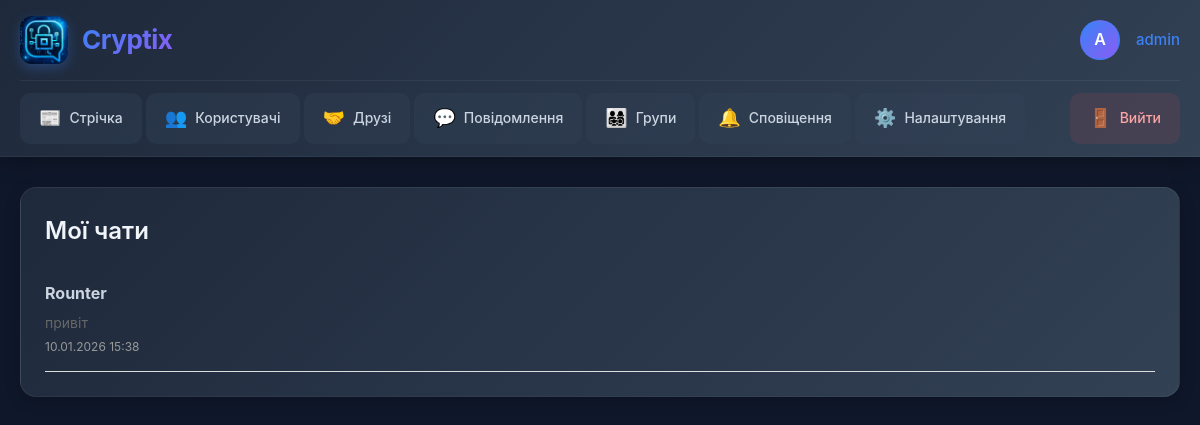
The app's page /conversations/ (signed in), older data.
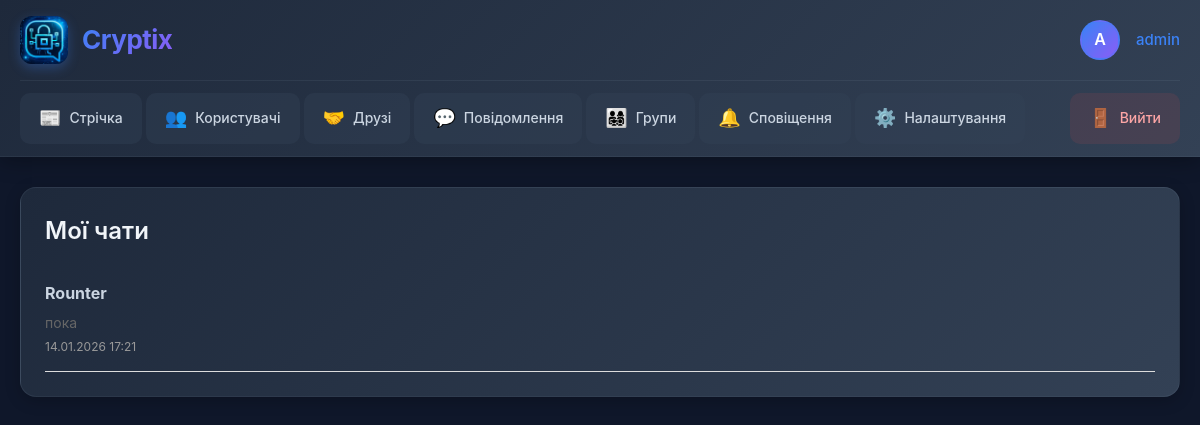
The same page, newer data.
### cryptix_app/models.py (models this page shows, shortened)
class Conversation(models.Model):
    participants = models.ManyToManyField(User, related_name='conversations')
    created_at = models.DateTimeField(auto_now_add=True)
    updated_at = models.DateTimeField(auto_now=True)
    class Meta:
        ordering = ['-updated_at']
    def get_last_message(self):
        return self.messages.first()

class Message(models.Model):
    conversation = models.ForeignKey(Conversation, related_name='messages', on_delete=models.CASCADE)
    sender = models.ForeignKey(User, related_name='sent_messages', on_delete=models.CASCADE)
    content = models.TextField()
    created_at = models.DateTimeField(auto_now_add=True)
    is_read = models.BooleanField(default=False)
    class Meta:
        ordering = ['-created_at']

### cryptix_app/views.py (the view)
# urls.py: path('conversations/', views.conversations_list, name='conversations_list'),
@login_required
def conversations_list(request):
    conversations = request.user.conversations.all().prefetch_related('participants', 'messages')
    conversations_data = []
    for conv in conversations:
        other_user = conv.participants.exclude(id=request.user.id).first()
        last_message = conv.get_last_message()
        unread_count = conv.messages.filter(is_read=False).exclude(sender=request.user).count()
        conversations_data.append({
            'conversation': conv,
            'other_user': other_user,
            'last_message': last_message,
            'unread_count': unread_count
        })
    return render(request, 'cryptix_app/conversations_list.html', {'conversations_data': conversations_data})

### cryptix_app/templates/cryptix_app/conversations_list.html (shortened to what this page needs)
{% extends 'cryptix_app/base.html' %}
{% block content %}
<div class="card">
    <h2>Мої чати</h2>
    {% for data in conversations_data %}
    <a href="{% url 'conversation_detail' data.conversation.id %}" style="text-decoration: none; color: inherit;">
        <div class="conversation-item {% if data.unread_count %}unread{% endif %}">
            <div style="display: flex; justify-content: space-between;">
                <strong>{{ data.other_user.username }}</strong>
            </div>
            {% if data.last_message %}
                <div style="color: #666; font-size: 14px; margin-top: 5px;">
                    {{ data.last_message.content|truncatewords:10 }}
                </div>
                <div style="color: #999; font-size: 12px; margin-top: 3px;">
                    {{ data.last_message.created_at|date:"d.m.Y H:i" }}
                </div>
            {% endif %}
        </div>
    </a>
    {% empty %}
    <p>В вас поки немає чатів. <a href="{% url 'friends_list' %}">Напишіть другові</a></p>
    {% endfor %}
</div>
{% endblock %}

Row changes from the older to the newer data that the page shows:
changed Conversation "Rounter": last_message.content "привіт" → "пока"; last_message.created_at "10.01.2026 15:38" → "14.01.2026 17:21"
